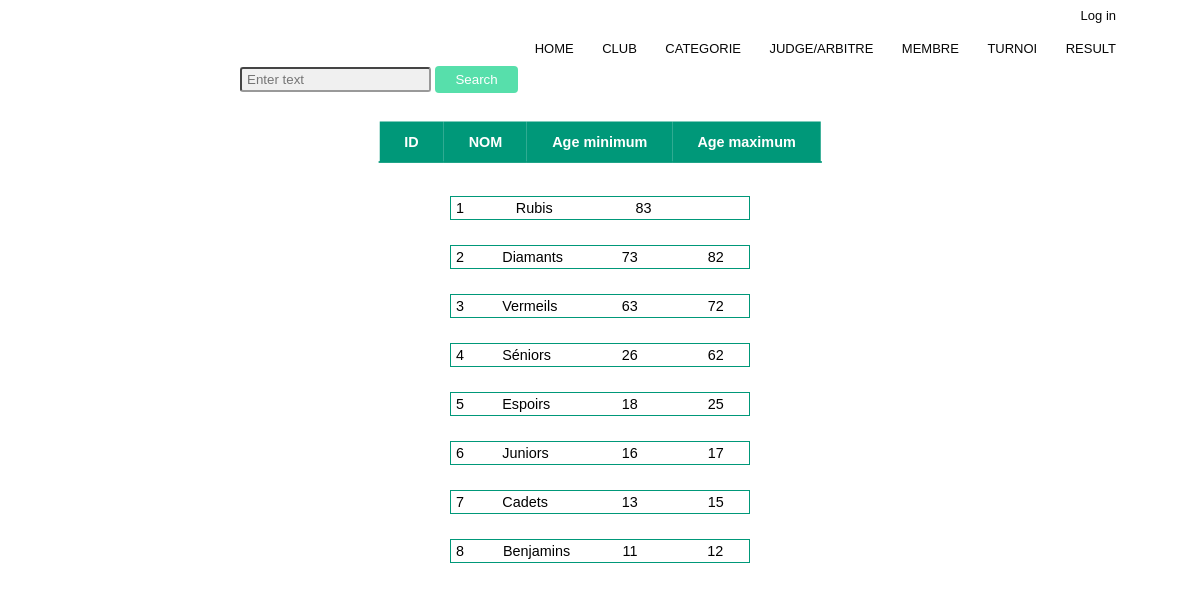
The app's page /php_projekt/View/categories-view.php with its own data.
### tables this page shows
CREATE TABLE `categorie` (
  `id` int NOT NULL,
  `nom` varchar(100) DEFAULT NULL,
  `ageMin` int DEFAULT NULL,
  `ageMax` int DEFAULT NULL
);

### php_projekt/CoucheMetiers/categorie.php (called while the page is built)
<?php
class categorie {
    private $id;
    private $nom;
    private $ageMin;
    private $ageMax;
    function __construct($id=null, $nom=null, $ageMin=null, $ageMax=null)
    {
        $this->id= $id;
        $this->nom = $nom;
        $this->ageMin = $ageMin;
        $this->ageMax = $ageMax;
    }
    public function setId ($id) {
        $this->id=$id;
    }
    public function getId() {
        return ($this->id);
    }
    public function setNom ($nom) {
        $this->nom=$nom;
    }
    public function getNom() {
        return ($this->nom);
    }
    public function setAgeMin ($ageMin) {
        $this->ageMin=$ageMin;
    }
    public function getAgeMin() {
        return ($this->ageMin);
    }
    public function setAgeMax ($ageMax) {
        $this->ageMax=$ageMax;
    }
    public function getAgeMax() {
        return ($this->ageMax);
    }
}
?>

### php_projekt/Model/AccesDB.php (called while the page is built, shortened)
<?php
require_once 'DB_mysqli.php';
class AccesDB {
    public function requet (string $sql) {
        $this->connection = DB_mySqli::getInstance();
        return $this->connection->query($sql);
    }
    public function ListerLesCategories($table) {
        $lesCategoriesDisp = array();
        $result = $this->selectAll($table);
        $rows= $result->num_rows;
           for($i=0; $i<$rows; ++$i) {
                $cat = new $table();
                $lesCategoriesDisp[]= $cat;
            }
        return $lesCategoriesDisp;
    }
    public function selectAll ($table) {
        $query = "SELECT * FROM $table";
        $result = $this->requet($query);
        return $result;
    }
}
?>

### php_projekt/Model/DB_mySqli.php (called while the page is built, shortened)
<?php
class DB_mySqli extends mysqli {
    private static $instance;
    public static function getInstance() : self {
        if(self::$instance === null) {
            self::$instance = new self();
        }
        return self::$instance;
    }
}
?>

### php_projekt/View/presentation.php (the view, shortened to what this page needs)
<?php
class Presentation {
    public function catdisp($lescatdisponible) {
        echo <<<__END
            <table class="content-table ">
                <tr>
                <thead>
                    <th>ID</th>
                    <th>NOM</th>
                    <th>Age minimum</th>
                    <th>Age maximum</th>
                </tr>
                </thead>
                </table>
         __END;
        foreach($lescatdisponible as $unCat){
                $id = $unCat->getId();
                $maxAge = $unCat->getAgeMax();
                $minAge = $unCat->getAgeMin();
                $nom = $unCat->getNom();
         echo "
                <table class='content-table tableCat'>
                <tbody>
                <tr>
                    <td>$id</th>
                    <td class='td-name'>$nom</th>
                    <td >$minAge</th>
                    <td class='table-center'>$maxAge</th>
        ";
        echo "
                </tr>
                </tbody>
                </table>
                ";
            }
    }
}
?>

### php_projekt/style.css (style rules this page uses)
* { margin: 0; padding: 0; font-family: 'Poppins', sans-serif; }
.content-table { position: relative; top: 3%; left: 50%; transform: translate(-50%, -50%); border-collapse:collapse; margin:25px 0; font-size: 0.9em; }
.content-table th { padding: 12px 25px; }
.content-table td { padding: 3px 5px; }
.content-table tbody tr { border: 1px solid #009879; }
.table-center { text-align: center; }
.tableCat { width:25%; }
.td-name { width:40%; }

### records on screen
categorie: id "1", nom "Rubis", ageMin "83"
categorie: id "2", nom "Diamants", ageMin "73", ageMax "82"
categorie: id "3", nom "Vermeils", ageMin "63", ageMax "72"
categorie: id "4", nom "Séniors", ageMin "26", ageMax "62"
categorie: id "5", nom "Espoirs", ageMin "18", ageMax "25"
categorie: id "6", nom "Juniors", ageMin "16", ageMax "17"
categorie: id "7", nom "Cadets", ageMin "13", ageMax "15"
categorie: id "8", nom "Benjamins", ageMin "11", ageMax "12"
